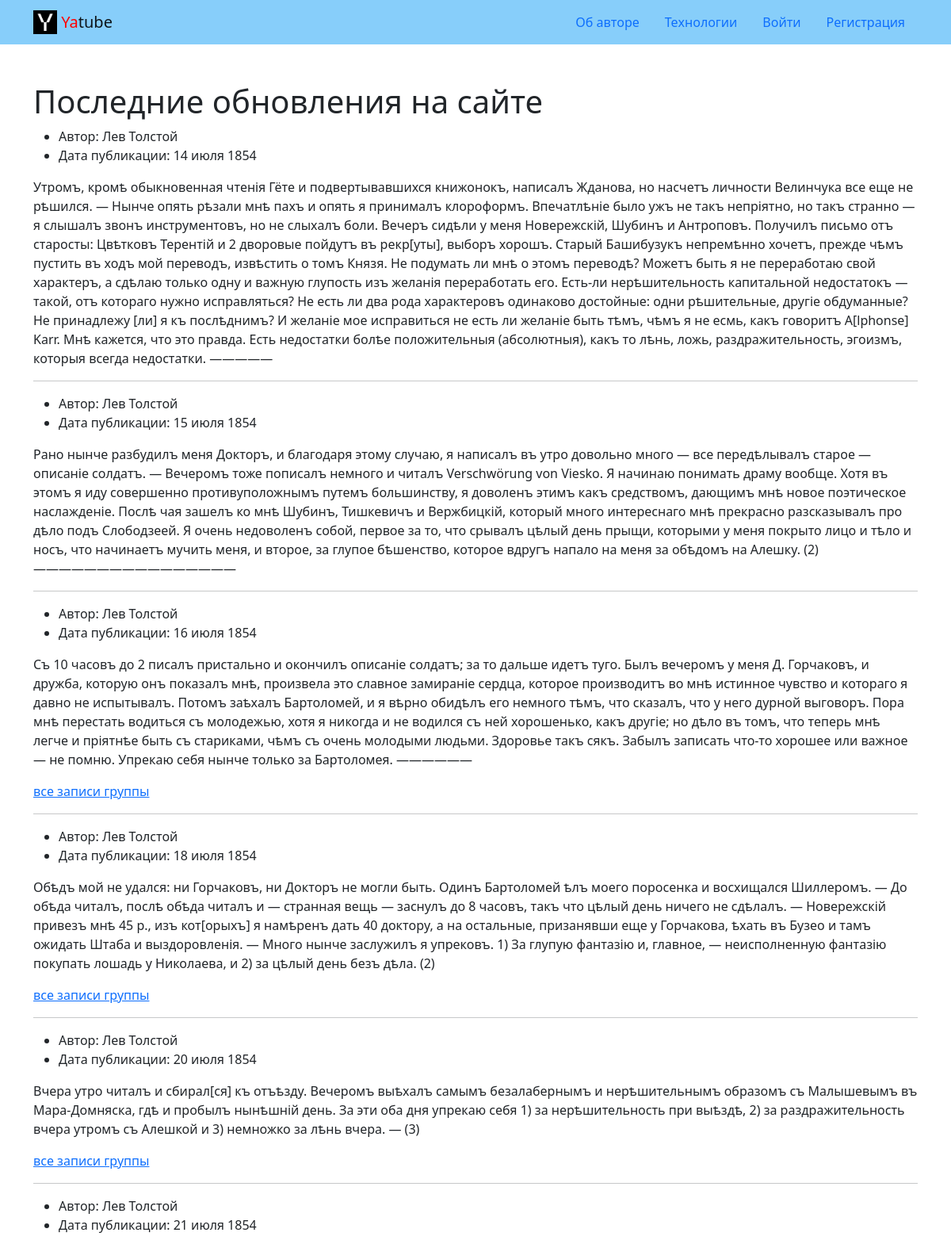
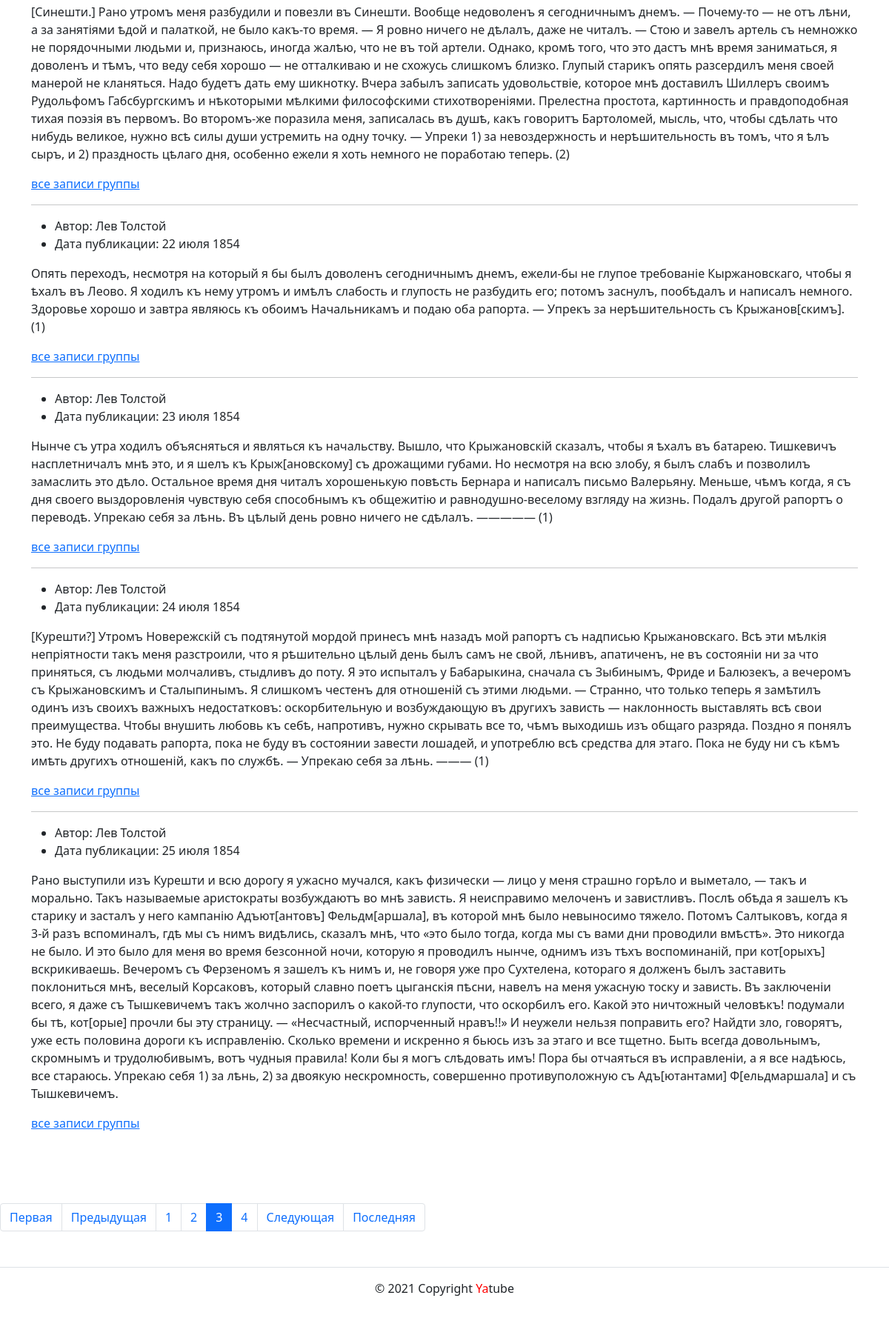
/?page=3, run on the app's committed database (2 pictures, top to bottom).
### posts/models.py (models this page shows)
class Post(models.Model):
    text = models.TextField()
    pub_date = models.DateTimeField('date published', auto_now_add=True)
    author = models.ForeignKey(
        User,
        on_delete=models.CASCADE,
        related_name='posts'
    )
    group = models.ForeignKey(
        Group,
        on_delete=models.SET_NULL,
        max_length=50,
        related_name='posts',
        blank=True,
        null=True
    )

### posts/views.py (the view)
# urls.py: path('', views.index, name='index'),
def index(request):
    posts = Post.objects.all()
    paginator = Paginator(posts, 10)
    page_number = request.GET.get('page')
    page_obj = paginator.get_page(page_number)
    title = 'Последние обновления на сайте'
    text = 'Последние обновления на сайте'
    context = {
        'page_obj': page_obj,
        'posts': posts,
        'title': title,
        'text': text
    }
    return render(request, 'posts/index.html', context)

### templates/posts/index.html (shortened to what this page needs)
{% extends "base.html" %}
{% block content %}
  <main>
    <div class="container py-5">
      <h1>Последние обновления на сайте</h1>
        {% for post in page_obj %}
          <ul>
            <li>
              Автор: {{ post.author.get_full_name }}
            </li>
            <li>
              Дата публикации: {{ post.pub_date|date:"d E Y" }}
            </li>
          </ul>
        <p>{{ post.text }}</p>
        {% if post.group %}
        <a href="{% url 'posts:group' slug=post.group.slug %}">все записи группы</a>
        {% endif %}
        {% if not forloop.last %}<hr>{% endif %}
        {% endfor %}
    </div>
  </main>
  {% include 'posts/includes/paginator.html' %}
{% endblock %}

### data on the page
Post: author.get_full_name "Лев Толстой", pub_date "14 июля 1854", text "Утромъ, кромѣ обыкновенная чтенія Гёте и подвертывавшихся книжонокъ, написалъ Жданова, но насчетъ личности Велинчука все еще не рѣшился. — Нынче опять рѣзали мнѣ пахъ и опять я принималъ клороформъ. Впечатлѣніе было ужъ не такъ непріятно, но такъ странно — я слышалъ звонъ инструментовъ, но не слыхалъ боли. Вечеръ сидѣли у меня Новережскій, Шубинъ и Антроповъ. Получилъ письмо отъ старосты: Цвѣтковъ Терентій и 2 дворовые пойдутъ въ рекр[уты], выборъ хорошъ. Старый Башибузукъ непремѣнно хочетъ, прежде чѣмъ пустить въ ходъ мой переводъ, извѣстить о томъ Князя. Не подумать ли мнѣ о этомъ переводѣ? Можетъ быть я не переработаю свой характеръ, a сдѣлаю только одну и важную глупость изъ желанія…"
Post: author.get_full_name "Лев Толстой", pub_date "15 июля 1854", text "Рано нынче разбудилъ меня Докторъ, и благодаря этому случаю, я написалъ въ утро довольно много — все передѣлывалъ старое — описаніе солдатъ. — Вечеромъ тоже пописалъ немного и читалъ Verschwörung von Viesko. Я начинаю понимать драму вообще. Хотя въ этомъ я иду совершенно противуположнымъ путемъ большинству, я доволенъ этимъ какъ средствомъ, дающимъ мнѣ новое поэтическое наслажденіе. Послѣ чая зашелъ ко мнѣ Шубинъ, Тишкевичъ и Вержбицкій, который много интереснаго мнѣ прекрасно разсказывалъ про дѣло подъ Слободзеей. Я очень недоволенъ собой, первое за то, что срывалъ цѣлый день прыщи, которыми у меня покрыто лицо и тѣло и носъ, что начинаетъ мучить меня, и второе, за глупое бѣшенство,…"
Post: author.get_full_name "Лев Толстой", pub_date "16 июля 1854", text "Съ 10 часовъ до 2 писалъ пристально и окончилъ описаніе солдатъ; за то дальше идетъ туго. Былъ вечеромъ у меня Д. Горчаковъ, и дружба, которую онъ показалъ мнѣ, произвела это славное замираніе сердца, которое производитъ во мнѣ истинное чувство и котораго я давно не испытывалъ. Потомъ заѣхалъ Бартоломей, и я вѣрно обидѣлъ его немного тѣмъ, что сказалъ, что у него дурной выговоръ. Пора мнѣ перестать водиться съ молодежью, хотя я никогда и не водился съ ней хорошенько, какъ другіе; но дѣло въ томъ, что теперь мнѣ легче и пріятнѣе быть съ стариками, чѣмъ съ очень молодыми людьми. Здоровье такъ сякъ. Забылъ записать что-то хорошее или важное — не помню. Упрекаю себя нынче только за Бартоломея.…", shows "все записи группы"
Post: author.get_full_name "Лев Толстой", pub_date "18 июля 1854", text "Обѣдъ мой не удался: ни Горчаковъ, ни Докторъ не могли быть. Одинъ Бартоломей ѣлъ моего поросенка и восхищался Шиллеромъ. — До обѣда читалъ, послѣ обѣда читалъ и — странная вещь — заснулъ до 8 часовъ, такъ что цѣлый день ничего не сдѣлалъ. — Новережскій привезъ мнѣ 45 р., изъ кот[орыхъ] я намѣренъ дать 40 доктору, а на остальные, призанявши еще у Горчакова, ѣхать въ Бузео и тамъ ожидать Штаба и выздоровленія. — Много нынче заслужилъ я упрековъ. 1) За глупую фантазію и, главное, — неисполненную фантазію покупать лошадь у Николаева, и 2) за цѣлый день безъ дѣла. (2)", shows "все записи группы"
Post: author.get_full_name "Лев Толстой", pub_date "20 июля 1854", text "Вчера утро читалъ и сбирал[ся] къ отъѣзду. Вечеромъ выѣхалъ самымъ безалабернымъ и нерѣшительнымъ образомъ съ Малышевымъ въ Мара-Домняска, гдѣ и пробылъ нынѣшній день. За эти оба дня упрекаю себя 1) за нерѣшительность при выѣздѣ, 2) за раздражительность вчера утромъ съ Алешкой и 3) немножко за лѣнь вчера. — (3)", shows "все записи группы"
Post: author.get_full_name "Лев Толстой", pub_date "21 июля 1854", text "[Синешти.] Рано утромъ меня разбудили и повезли въ Синешти. Вообще недоволенъ я сегодничнымъ днемъ. — Почему-то — не отъ лѣни, а за занятіями ѣдой и палаткой, не было какъ-тο время. — Я ровно ничего не дѣлалъ, даже не читалъ. — Стою и завелъ артель съ немножко не порядочными людьми и, признаюсь, иногда жалѣю, что не въ той артели. Однако, кромѣ того, что это дастъ мнѣ время заниматься, я доволенъ и тѣмъ, что веду себя хорошо — не отталкиваю и не схожусь слишкомъ близко. Глупый старикъ опять разсердилъ меня своей манерой не кланяться. Надо будетъ дать ему шикнотку. Вчера забылъ записать удовольствіе, которое мнѣ доставилъ Шиллеръ своимъ Рудольфомъ Габсбургскимъ и нѣкоторыми мѣлкими…", shows "все записи группы"
Post: author.get_full_name "Лев Толстой", pub_date "22 июля 1854", text "Опять переходъ, несмотря на который я бы былъ доволенъ сегодничнымъ днемъ, ежели-бы не глупое требованіе Кыржановскаго, чтобы я ѣхалъ въ Леово. Я ходилъ къ нему утромъ и имѣлъ слабость и глупость не разбудить его; потомъ заснулъ, пообѣдалъ и написалъ немного. Здоровье хорошо и завтра являюсь къ обоимъ Начальникамъ и подаю оба рапорта. — Упрекъ за нерѣшительность съ Крыжанов[скимъ]. (1)", shows "все записи группы"
Post: author.get_full_name "Лев Толстой", pub_date "23 июля 1854", text "Нынче съ утра ходилъ объясняться и являться къ начальству. Вышло, что Крыжановскій сказалъ, чтобы я ѣхалъ въ батарею. Тишкевичъ насплетничалъ мнѣ это, и я шелъ къ Крыж[ановскому] съ дрожащими губами. Но несмотря на всю злобу, я былъ слабъ и позволилъ замаслить это дѣло. Остальное время дня читалъ хорошенькую повѣсть Бернара и написалъ письмо Валерьяну. Меньше, чѣмъ когда, я съ дня своего выздоровленія чувствую себя способнымъ къ общежитію и равнодушно-веселому взгляду на жизнь. Подалъ другой рапортъ о переводѣ. Упрекаю себя за лѣнь. Въ цѣлый день ровно ничего не сдѣлалъ. ————— (1)", shows "все записи группы"
Post: author.get_full_name "Лев Толстой", pub_date "24 июля 1854", text "[Курешти?] Утромъ Новережскій съ подтянутой мордой принесъ мнѣ назадъ мой рапортъ съ надписью Крыжановскаго. Всѣ эти мѣлкія непріятности такъ меня разстроили, что я рѣшительно цѣлый день былъ самъ не свой, лѣнивъ, апатиченъ, не въ состояніи ни за что приняться, съ людьми молчаливъ, стыдливъ до поту. Я это испыталъ у Бабарыкина, сначала съ Зыбинымъ, Фриде и Балюзекъ, а вечеромъ съ Крыжановскимъ и Сталыпинымъ. Я слишкомъ честенъ для отношеній съ этими людьми. — Странно, что только теперь я замѣтилъ одинъ изъ своихъ важныхъ недостатковъ: оскорбительную и возбуждающую въ другихъ зависть — наклонность выставлять всѣ свои преимущества. Чтобы внушить любовь къ себѣ, напротивъ, нужно скрывать все…", shows "все записи группы"
Post: author.get_full_name "Лев Толстой", pub_date "25 июля 1854", text "Рано выступили изъ Курешти и всю дорогу я ужасно мучался, какъ физически — лицо у меня страшно горѣло и выметало, — такъ и морально. Такъ называемые аристократы возбуждаютъ во мнѣ зависть. Я неисправимо мелоченъ и завистливъ. Послѣ обѣда я зашелъ къ старику и засталъ у него кампанію Адъют[антовъ] Фельдм[аршала], въ которой мнѣ было невыносимо тяжело. Потомъ Салтыковъ, когда я 3-й разъ вспоминалъ, гдѣ мы съ нимъ видѣлись, сказалъ мнѣ, что «это было тогда, когда мы съ вами дни проводили вмѣстѣ». Это никогда не было. И это было для меня во время безсонной ночи, которую я проводилъ нынче, однимъ изъ тѣхъ воспоминаній, при кот[орыхъ] вскрикиваешь. Вечеромъ съ Ферзеномъ я зашелъ къ нимъ и, не…", shows "все записи группы"

### other printed values
{{ i }} "1" "2" "4"
{{ i }} "3"
